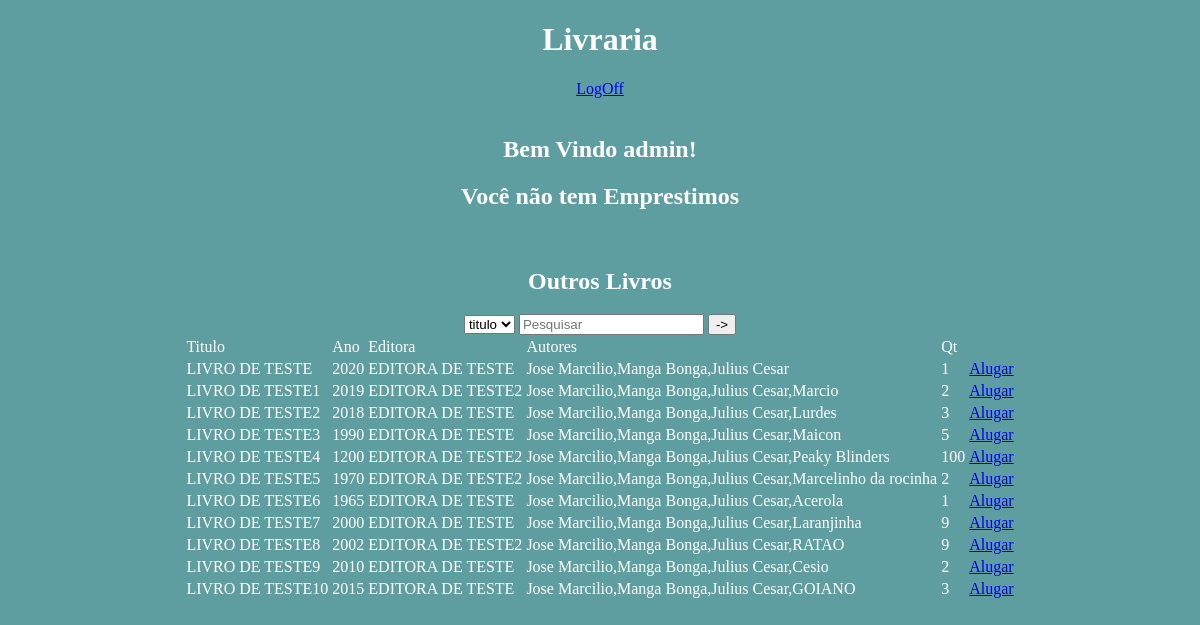
Screenshot of /main.php (signed in) with the database file from the repository.
### tables this page shows
CREATE TABLE IF NOT EXISTS `Livros`(
    `id` INTEGER NOT NULL AUTO_INCREMENT PRIMARY KEY,
    `titulo` VARCHAR(250) NOT NULL,
    `ano` INTEGER NOT NULL,
    `editora` VARCHAR(250) NOT NULL,
    `autores` VARCHAR(500) NOT NULL,
    `qt` INTEGER DEFAULT 1
);

### main.php (the view, shortened to what this page needs)
<!DOCTYPE html>
<html lang="pt-br">
<head>
    <link rel="stylesheet" href="css/styles.css">
</head>
<?php
    $LivrosEmprestados=[];
    $LivrosDisponiveis=[];
    $where="";
    if(isset($_SESSION["userid"])&&isset($_SESSION["email"])&&isset($_SESSION["nome"]))
    {
        $con=mysqli_connect("localhost",'root','','DS1_LIB');
        if($con)
        {
            $query="select * from Livros $where";
            $reqLivros=mysqli_query($con,$query) or mysqli_error($con);
            if($reqLivros)
            {
                while ($row = $reqLivros->fetch_array())
                {
                    array_push($LivrosDisponiveis,$row);
                }
            }
        }
    }
    else
    {
        header("Location:/login.php");
    }
?>
<body>
    <div align="center">
        <h1>Livraria</h1>
        <a href="/logoff.php">LogOff</a>
    </div>
    <br>
    <div align="center">
        <?php
            echo "<h2>Bem Vindo $_SESSION[nome]!</h2>";
            if(count($LivrosEmprestados)>0)
            {
                    echo "<h2>Seus Emprestimos</h2>";
                    echo "<table>";
                        echo "<tr>";
                            echo "<td>Titulo</td>";
                            echo "<td>Ano</td>";
                            echo "<td>Editora</td>";
                            echo "<td>Autores</td>";
                            echo "<td>Alugado em</td>";
                            echo "<td>Entregar em</td>";
                        echo "</tr>";
                            foreach($LivrosEmprestados as $livro)
                            {
                                $titulo=$livro["titulo"];
                                $ano=$livro["ano"];
                                $editora=$livro["editora"];
                                $autores=$livro["autores"];
                                $qt=$livro["qt"];
                                $dataSaida=$livro["dataSaida"];
                                $dataEntrega=$livro["dataEntrega"];
                                echo "<tr>";
                                    echo "<td>$titulo</td>";
                                    echo "<td>$ano</td>";
                                    echo "<td>$editora</td>";
                                    echo "<td>$autores</td>";
                                    echo "<td>$dataSaida</td>";
                                    echo "<td>$dataEntrega</td>";
                                echo "</tr>";
                            }
                    echo "</table>";
                echo "</div>";
            }
            else
            {
                echo "<h2>Você não tem Emprestimos</h2>";
            }
        ?>
    </div>
    <br>
    <div align="center">
        <h2>Outros Livros</h2>
        <div align="center">
            <form action="" method="POST">
                <select name="searchType" id="">
                    <option value="titulo">titulo</option>
                </select>
                <input type="text" name="search" id="" placeholder="Pesquisar">
                <input type="submit" value="->">
            </form>
        </div>
        <table>
            <tr>
                <td>Titulo</td>
                <td>Ano</td>
                <td>Editora</td>
                <td>Autores</td>
                <td>Qt</td>
            </tr>
            <?php
                foreach($LivrosDisponiveis as $livro)
                {
                    $id=$livro["id"];
                    $titulo="$livro[titulo]";
                    $ano=$livro["ano"];
                    $editora="$livro[editora]";
                    $autores="$livro[autores]";
                    $qt=$livro["qt"];
                    echo "<tr>";
                        echo "<td>$titulo</td>";
                        echo "<td>$ano</td>";
                        echo "<td>$editora</td>";
                        echo "<td>$autores</td>";
                        echo "<td>$qt</td>";
                        echo $qt>0 ? "<td><a href=/Emprestimo.php?livro=$id>Alugar</a></td>":"";
                    echo "</tr>";
                }
            ?>
        </table>
    </div>
</body>
</html>

### css/styles.css (style rules this page uses)
body { color: white; background-color: cadetblue; }

### rows the page displays
livros: titulo "LIVRO DE TESTE", ano "2020", editora "EDITORA DE TESTE", autores "Jose Marcilio,Manga Bonga,Julius Cesar", qt "1"
livros: titulo "LIVRO DE TESTE1", ano "2019", editora "EDITORA DE TESTE2", autores "Jose Marcilio,Manga Bonga,Julius Cesar,Marcio", qt "2"
livros: titulo "LIVRO DE TESTE2", ano "2018", editora "EDITORA DE TESTE", autores "Jose Marcilio,Manga Bonga,Julius Cesar,Lurdes", qt "3"
livros: titulo "LIVRO DE TESTE3", ano "1990", editora "EDITORA DE TESTE", autores "Jose Marcilio,Manga Bonga,Julius Cesar,Maicon", qt "5"
livros: titulo "LIVRO DE TESTE4", ano "1200", editora "EDITORA DE TESTE2", autores "Jose Marcilio,Manga Bonga,Julius Cesar,Peaky Blinders", qt "100"
livros: titulo "LIVRO DE TESTE5", ano "1970", editora "EDITORA DE TESTE2", autores "Jose Marcilio,Manga Bonga,Julius Cesar,Marcelinho da rocinha", qt "2"
livros: titulo "LIVRO DE TESTE6", ano "1965", editora "EDITORA DE TESTE", autores "Jose Marcilio,Manga Bonga,Julius Cesar,Acerola", qt "1"
livros: titulo "LIVRO DE TESTE7", ano "2000", editora "EDITORA DE TESTE", autores "Jose Marcilio,Manga Bonga,Julius Cesar,Laranjinha", qt "9"
livros: titulo "LIVRO DE TESTE8", ano "2002", editora "EDITORA DE TESTE2", autores "Jose Marcilio,Manga Bonga,Julius Cesar,RATAO", qt "9"
livros: titulo "LIVRO DE TESTE9", ano "2010", editora "EDITORA DE TESTE", autores "Jose Marcilio,Manga Bonga,Julius Cesar,Cesio", qt "2"
livros: titulo "LIVRO DE TESTE10", ano "2015", editora "EDITORA DE TESTE", autores "Jose Marcilio,Manga Bonga,Julius Cesar,GOIANO", qt "3"

### other values shown
$_SESSION[nome] "admin"
